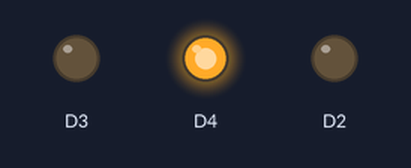
The sketch below on a simulated ESP8266 (Wemos D1 mini). Parts: output pins drawn as LEDs (lit = HIGH).

Above: at 0.5 s.
At 1.5 s:
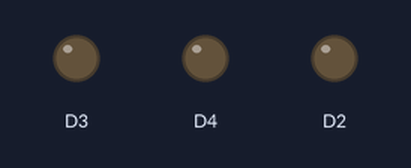
At 5.5 s:
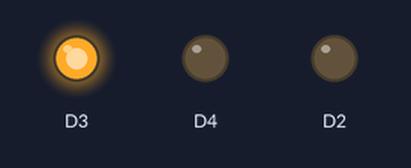
Timing chart, 0 to 6.9 s (numbered marks = the images above):
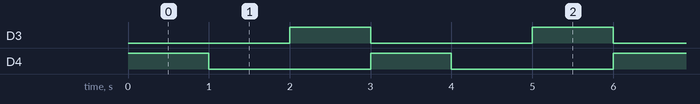

The sketch:

Unit2_Program2.ino
```cpp
// Lampu LED Berjalan Menggunakan Wemos D1 R1 UNO
// Menyalakan LED dengan Aktif HIGH

void setup() {
  pinMode(D4, OUTPUT);
  pinMode(D3, OUTPUT);
  pinMode(D2, OUTPUT);

  // menjadikan PIN 4 dan 3 sebagai OUTPUT
}

void loop() {
  // menyala secara bergilir
  digitalWrite(D4, HIGH);
  digitalWrite(D3, LOW);
  digitalWrite(D2, LOW);
  delay(1000);

  digitalWrite(D4, LOW);
  digitalWrite(D3, HIGH);
  digitalWrite(D3, LOW);
  delay(1000);

  digitalWrite(D4, LOW);
  digitalWrite(D3, LOW);
  digitalWrite(D3, HIGH);
  delay(1000);
}
```

Measured:
- by itself, D3, D4: alternates HIGH for 1.0 s and LOW for 2.0 s
- by itself, everything shown: repeats every 3.0 s, in 3 steps
